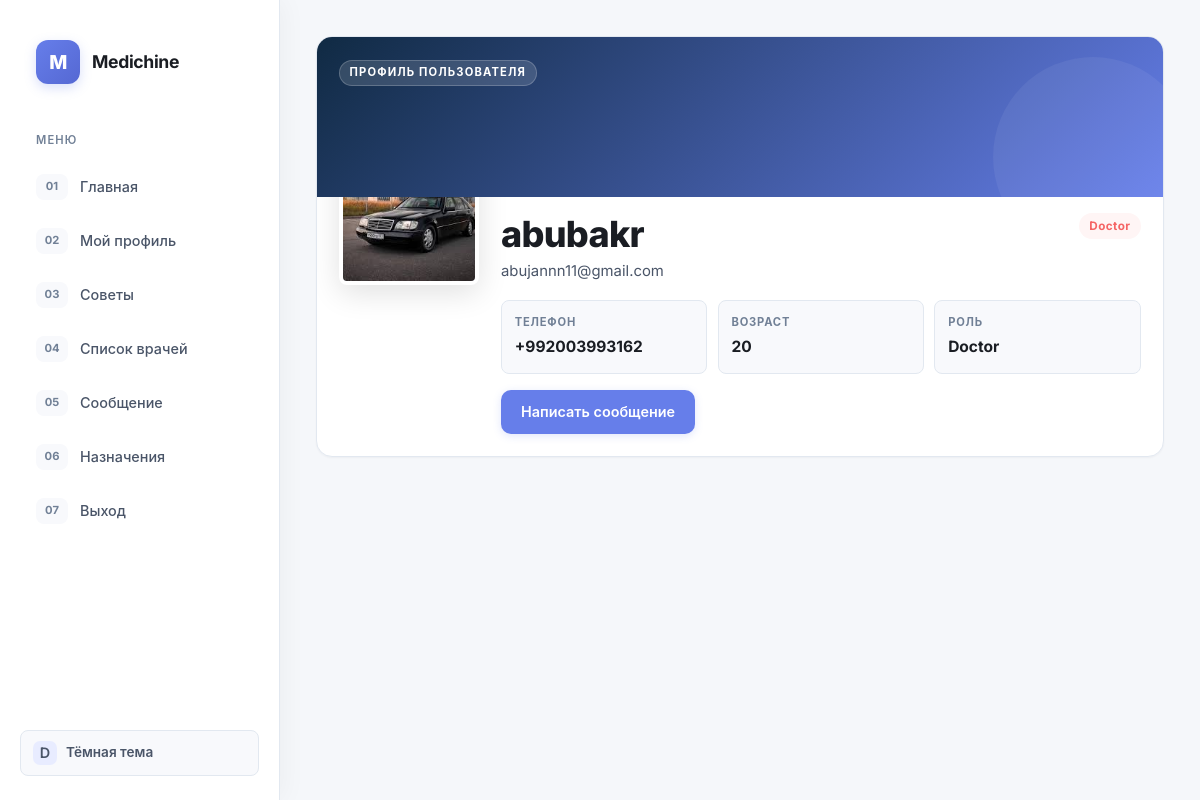
/chat/profile/abubakr/ (signed in), run on the app's committed database.
### accounts/models.py (models this page shows, shortened)
class User(AbstractUser):
    ROLE_CHOICES = (
        ('patient', 'Patient'),
        ('doctor', 'Doctor'),
        ('admin', 'Admin'),
    )
    role = models.CharField(
        max_length=20,
        choices=ROLE_CHOICES
    )
    phone = models.CharField(
        max_length=20,
        unique=True
    )
    age=models.PositiveIntegerField()
    city = models.CharField(max_length=50, blank=True)

class Profile(models.Model):
    ROLE_CHOICES = (
        ('patient', 'Patient'),
        ('doctor', 'Doctor'),
        ('admin', 'Admin'),
    )
    user=models.OneToOneField(settings.AUTH_USER_MODEL,on_delete=models.CASCADE,related_name='profile')
    age=models.PositiveIntegerField(null=True,blank=True)
    role = models.CharField(max_length=20, choices=ROLE_CHOICES, default='patient')
    phone=models.CharField(max_length=14,blank=True)
    city = models.CharField(max_length=50, blank=True)
    photo=models.ImageField(upload_to='users/',blank=True,null=True)

### chat/views.py (the view)
# urls.py: path('profile/<str:username>/', views.profile_view, name='profile'),
@login_required(login_url='login')
def profile_view(request, username):
    profile = get_object_or_404(User, username=username)
    return render(request, 'accounts/profile.html', {'profile': profile})

### templates/accounts/profile.html (shortened to what this page needs)
{% extends "accounts/base.html" %}
{% block main %}
<section class="public-profile panel">
    <div class="public-profile-cover">
        <span class="eyebrow">Профиль пользователя</span>
    </div>
    <div class="public-profile-body">
        <div class="public-profile-avatar">
            {% if profile.profile.photo %}
            <img src="{{ profile.profile.photo.url }}" alt="Фото профиля">
            {% else %}
            <img src="/media/user.png" alt="Фото профиля">
            {% endif %}
        </div>
        <div class="public-profile-main">
            <div class="public-profile-title">
                <div>
                    <h1>{{ profile.username }}</h1>
                    <p class="muted">{{ profile.email|default:"Email не указан" }}</p>
                </div>
                <span class="badge badge-{{ profile.role }}">{{ profile.get_role_display }}</span>
            </div>
            <div class="public-profile-stats">
                <div>
                    <span>Телефон</span>
                    <strong>{{ profile.profile.phone|default:profile.phone|default:"Не указан" }}</strong>
                </div>
                <div>
                    <span>Возраст</span>
                    <strong>{{ profile.profile.age|default:profile.age|default:"Не указан" }}</strong>
                </div>
                <div>
                    <span>Роль</span>
                    <strong>{{ profile.get_role_display|default:"Пользователь" }}</strong>
                </div>
            </div>
            {% if user.is_authenticated and user.id != profile.id %}
                <a class="button" href="{% url 'send_message' profile.id %}">Написать сообщение</a>
            {% endif %}
        </div>
    </div>
</section>
{% endblock %}

### data on the page
User: profile.photo (picture), username "abubakr", email "abujannn11@gmail.com", role "Doctor", profile.phone "+992003993162", profile.age "20"
